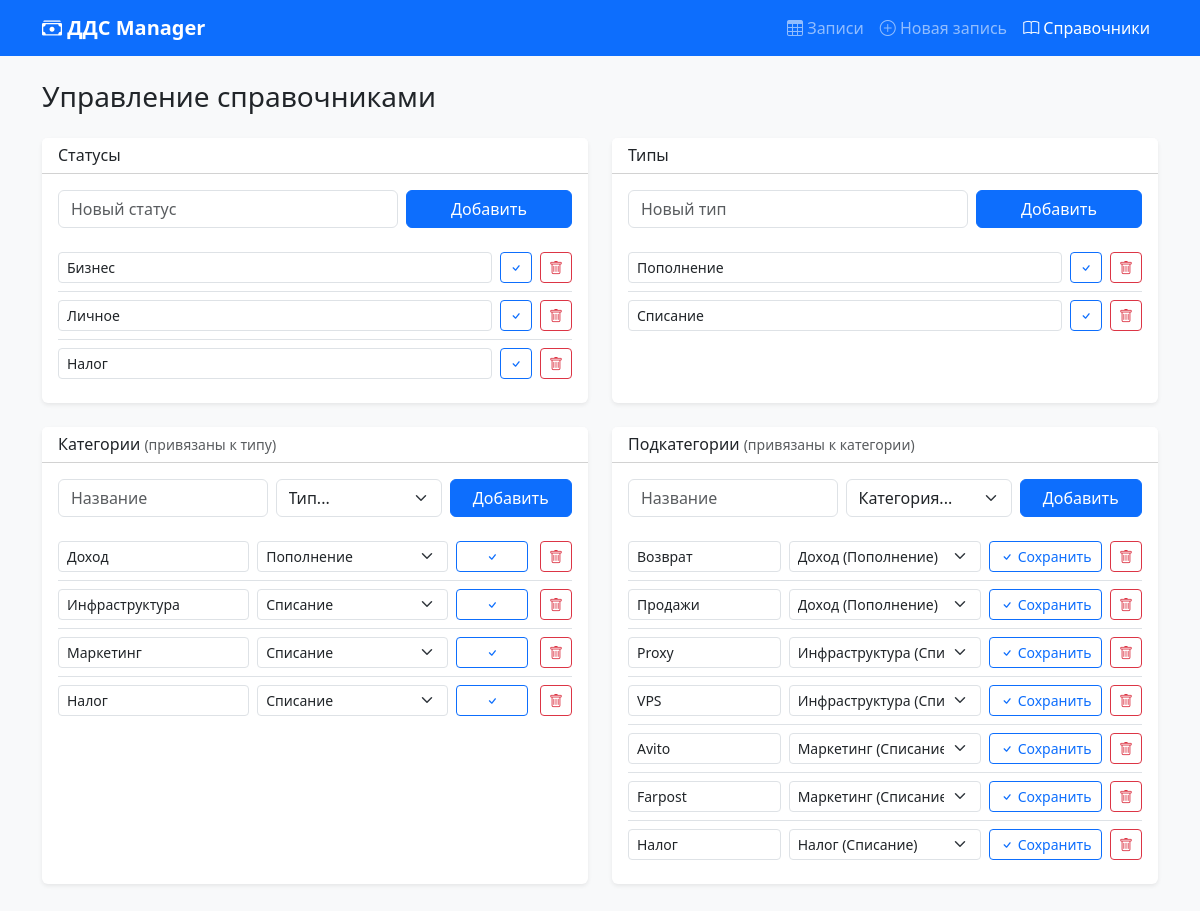
The page /dictionaries/ on the database its author committed.
### dds/models.py (models this page shows, shortened)
class Status(models.Model):
    name = models.CharField('Название', max_length=100, unique=True)
    class Meta:
        verbose_name = 'Статус'
        verbose_name_plural = 'Статусы'
        ordering = ['name']

class TransactionType(models.Model):
    name = models.CharField('Название', max_length=100, unique=True)
    class Meta:
        verbose_name = 'Тип'
        verbose_name_plural = 'Типы'
        ordering = ['name']
    def __str__(self):
        return self.name

class Category(models.Model):
    name = models.CharField('Название', max_length=100)
    transaction_type = models.ForeignKey(
        TransactionType,
        on_delete=models.PROTECT,
        related_name='categories',
        verbose_name='Тип',
    )
    class Meta:
        verbose_name = 'Категория'
        verbose_name_plural = 'Категории'
        ordering = ['transaction_type__name', 'name']
        constraints = [
            models.UniqueConstraint(
                fields=['name', 'transaction_type'],
                name='unique_category_per_type',
            ),
        ]

class Subcategory(models.Model):
    name = models.CharField('Название', max_length=100)
    category = models.ForeignKey(
        Category,
        on_delete=models.PROTECT,
        related_name='subcategories',
        verbose_name='Категория',
    )
    class Meta:
        verbose_name = 'Подкатегория'
        verbose_name_plural = 'Подкатегории'
        ordering = ['category__name', 'name']
        constraints = [
            models.UniqueConstraint(
                fields=['name', 'category'],
                name='unique_subcategory_per_category',
            ),
        ]

### dds/views.py (the view, shortened to what this page needs)
# urls.py: path('dictionaries/', DictionaryView.as_view(), name='dictionary'),
class DictionaryView(View):
    template_name = 'dds/dictionary.html'
    FORM_MAP = {
        'status': (StatusForm, Status),
        'transaction_type': (TransactionTypeForm, TransactionType),
        'category': (CategoryForm, Category),
        'subcategory': (SubcategoryForm, Subcategory),
    }
    def get(self, request):
        return render(request, self.template_name, self._context())
    def _context(self):
        return {
            'statuses': Status.objects.all(),
            'transaction_types': TransactionType.objects.prefetch_related('categories'),
            'categories': Category.objects.select_related('transaction_type'),
            'subcategories': Subcategory.objects.select_related('category'),
            'status_form': StatusForm(),
            'transaction_type_form': TransactionTypeForm(),
            'category_form': CategoryForm(),
            'subcategory_form': SubcategoryForm(),
        }

### dds/forms.py
class StatusForm(forms.ModelForm):
    class Meta:
        model = Status
        fields = ['name']
        widgets = {'name': forms.TextInput(attrs={'class': 'form-control', 'required': True})}

class TransactionTypeForm(forms.ModelForm):
    class Meta:
        model = TransactionType
        fields = ['name']
        widgets = {'name': forms.TextInput(attrs={'class': 'form-control', 'required': True})}

### dds/templates/dds/dictionary.html (shortened to what this page needs)
{% extends 'base.html' %}
{% block content %}
<h1 class="h3 mb-4">Управление справочниками</h1>
<div class="row g-4">
    <div class="col-lg-6">
        <div class="card h-100">
            <div class="card-header bg-white d-flex justify-content-between align-items-center">
                <h2 class="h6 mb-0">Статусы</h2>
            </div>
            <div class="card-body">
                <form method="post" class="row g-2 mb-3">
                    <div class="col-8">
                        <input type="text" name="name" class="form-control" placeholder="Новый статус" required>
                    </div>
                    <div class="col-4">
                        <button type="submit" class="btn btn-primary w-100">Добавить</button>
                    </div>
                </form>
                <ul class="list-group list-group-flush">
                    {% for item in statuses %}
                    <li class="list-group-item d-flex justify-content-between align-items-center px-0">
                        <form method="post" class="d-flex gap-2 flex-grow-1 me-2">
                            <input type="text" name="name" value="{{ item.name }}" class="form-control form-control-sm" required>
                            <button type="submit" class="btn btn-sm btn-outline-primary"><i class="bi bi-check"></i></button>
                        </form>
                        <form method="post" onsubmit="return confirm('Удалить «{{ item.name }}»?');">
                            <button type="submit" class="btn btn-sm btn-outline-danger"><i class="bi bi-trash"></i></button>
                        </form>
                    </li>
                    {% empty %}
                    <li class="list-group-item text-muted px-0">Статусы не добавлены</li>
                    {% endfor %}
                </ul>
            </div>
        </div>
    </div>
    <div class="col-lg-6">
        <div class="card h-100">
            <div class="card-header bg-white">
                <h2 class="h6 mb-0">Типы</h2>
            </div>
            <div class="card-body">
                <form method="post" class="row g-2 mb-3">
                    <div class="col-8">
                        <input type="text" name="name" class="form-control" placeholder="Новый тип" required>
                    </div>
                    <div class="col-4">
                        <button type="submit" class="btn btn-primary w-100">Добавить</button>
                    </div>
                </form>
                <ul class="list-group list-group-flush">
                    {% for item in transaction_types %}
                    <li class="list-group-item d-flex justify-content-between align-items-center px-0">
                        <form method="post" class="d-flex gap-2 flex-grow-1 me-2">
                            <input type="text" name="name" value="{{ item.name }}" class="form-control form-control-sm" required>
                            <button type="submit" class="btn btn-sm btn-outline-primary"><i class="bi bi-check"></i></button>
                        </form>
                        <form method="post" onsubmit="return confirm('Удалить «{{ item.name }}»?');">
                            <button type="submit" class="btn btn-sm btn-outline-danger"><i class="bi bi-trash"></i></button>
                        </form>
                    </li>
                    {% empty %}
                    <li class="list-group-item text-muted px-0">Типы не добавлены</li>
                    {% endfor %}
                </ul>
            </div>
        </div>
    </div>
    <div class="col-lg-6">
        <div class="card h-100">
            <div class="card-header bg-white">
                <h2 class="h6 mb-0">Категории <small class="text-muted">(привязаны к типу)</small></h2>
            </div>
            <div class="card-body">
                <form method="post" class="row g-2 mb-3">
                    <div class="col-5">
                        <input type="text" name="name" class="form-control" placeholder="Название" required>
                    </div>
                    <div class="col-4">
                        <select name="transaction_type" class="form-select" required>
                            <option value="">Тип...</option>
                        </select>
                    </div>
                    <div class="col-3">
                        <button type="submit" class="btn btn-primary w-100">Добавить</button>
                    </div>
                </form>
                <ul class="list-group list-group-flush">
                    {% for item in categories %}
                    <li class="list-group-item d-flex justify-content-between align-items-center px-0">
                        <form method="post" class="row g-2 flex-grow-1 me-2">
                            <div class="col-5">
                                <input type="text" name="name" value="{{ item.name }}" class="form-control form-control-sm" required>
                            </div>
                            <div class="col-5">
                                <select name="transaction_type" class="form-select form-select-sm" required>
                                    {% for t in transaction_types %}
                                    <option value="{{ t.pk }}" {% if t.pk == item.transaction_type_id %}selected{% endif %}>{{ t.name }}</option>
                                    {% endfor %}
                                </select>
                            </div>
                            <div class="col-2">
                                <button type="submit" class="btn btn-sm btn-outline-primary w-100"><i class="bi bi-check"></i></button>
                            </div>
                        </form>
                        <form method="post" onsubmit="return confirm('Удалить «{{ item.name }}»?');">
                            <button type="submit" class="btn btn-sm btn-outline-danger"><i class="bi bi-trash"></i></button>
                        </form>
                    </li>
                    {% empty %}
                    <li class="list-group-item text-muted px-0">Категории не добавлены</li>
                    {% endfor %}
                </ul>
            </div>
        </div>
    </div>
    <div class="col-lg-6">
        <div class="card h-100">
            <div class="card-header bg-white">
                <h2 class="h6 mb-0">Подкатегории <small class="text-muted">(привязаны к категории)</small></h2>
            </div>
            <div class="card-body">
                <form method="post" class="row g-2 mb-3">
                    <div class="col-5">
                        <input type="text" name="name" class="form-control" placeholder="Название" required>
                    </div>
                    <div class="col-4">
                        <select name="category" class="form-select" required>
                            <option value="">Категория...</option>
                        </select>
                    </div>
                    <div class="col-3">
                        <button type="submit" class="btn btn-primary w-100">Добавить</button>
                    </div>
                </form>
                <ul class="list-group list-group-flush">
                    {% for item in subcategories %}
                    <li class="list-group-item px-0">
                        <div class="d-flex gap-2 align-items-center">
                            <form method="post" class="row g-2 flex-grow-1">
                                <div class="col-4">
                                    <input type="text" name="name" value="{{ item.name }}" class="form-control form-control-sm" required>
                                </div>
                                <div class="col-5">
                                    <select name="category" class="form-select form-select-sm" required>
                                        {% for c in categories %}
                                        <option value="{{ c.pk }}" {% if c.pk == item.category_id %}selected{% endif %}>
                                            {{ c.name }} ({{ c.transaction_type }})
                                        </option>
                                        {% endfor %}
                                    </select>
                                </div>
                                <div class="col-3">
                                    <button type="submit" class="btn btn-sm btn-outline-primary w-100">
                                        <i class="bi bi-check"></i> Сохранить
                                    </button>
                                </div>
                            </form>
                            <form method="post" onsubmit="return confirm('Удалить «{{ item.name }}»?');">
                                <button type="submit" class="btn btn-sm btn-outline-danger"><i class="bi bi-trash"></i></button>
                            </form>
                        </div>
                    </li>
                    {% empty %}
                    <li class="list-group-item text-muted px-0">Подкатегории не добавлены</li>
                    {% endfor %}
                </ul>
            </div>
        </div>
    </div>
</div>
{% endblock %}

### dds/templates/base.html (shortened to what this page needs)
<!DOCTYPE html>
<html lang="ru">
<head>
    <link href="https://cdn.jsdelivr.net/npm/bootstrap@5.3.3/dist/css/bootstrap.min.css" rel="stylesheet">
    <link href="https://cdn.jsdelivr.net/npm/bootstrap-icons@1.11.3/font/bootstrap-icons.min.css" rel="stylesheet">
</head>
<body>
    <nav class="navbar navbar-expand-lg navbar-dark bg-primary mb-4">
        <div class="container">
            <a class="navbar-brand" href="{% url 'transaction_list' %}">
                <i class="bi bi-cash-stack"></i> ДДС Manager
            </a>
            <div class="collapse navbar-collapse" id="navbarNav">
                <ul class="navbar-nav ms-auto">
                    <li class="nav-item">
                        <a class="nav-link {% if request.resolver_match.url_name == 'transaction_list' %}active{% endif %}"
                           href="{% url 'transaction_list' %}">
                            <i class="bi bi-table"></i> Записи
                        </a>
                    </li>
                    <li class="nav-item">
                        <a class="nav-link {% if request.resolver_match.url_name == 'transaction_create' %}active{% endif %}"
                           href="{% url 'transaction_create' %}">
                            <i class="bi bi-plus-circle"></i> Новая запись
                        </a>
                    </li>
                    <li class="nav-item">
                        <a class="nav-link {% if request.resolver_match.url_name == 'dictionary' %}active{% endif %}"
                           href="{% url 'dictionary' %}">
                            <i class="bi bi-book"></i> Справочники
                        </a>
                    </li>
                </ul>
            </div>
        </div>
    </nav>
    <main class="container pb-5">
        {% block content %}{% endblock %}
    </main>
</body>
</html>

### dds/templates/base.html (style rules this page uses)
body { background-color: #f8f9fa; }
.navbar-brand { font-weight: 600; }
.card { border: none; box-shadow: 0 0.125rem 0.25rem rgba(0, 0, 0, 0.075); }

### rows shown on the page
Status: name "Бизнес"
Status: name "Личное"
Status: name "Налог"
TransactionType: name "Пополнение"
TransactionType: name "Списание"
Category: name "Доход", transaction_type "Пополнение"
Category: name "Инфраструктура", transaction_type "Списание"
Category: name "Маркетинг", transaction_type "Списание"
Category: name "Налог", transaction_type "Списание"
Subcategory: name "Возврат", category "Доход (Пополнение)"
Subcategory: name "Продажи", category "Доход (Пополнение)"
Subcategory: name "Proxy", category "Инфраструктура (Списание)"
Subcategory: name "VPS", category "Инфраструктура (Списание)"
Subcategory: name "Avito", category "Маркетинг (Списание)"
Subcategory: name "Farpost", category "Маркетинг (Списание)"
Subcategory: name "Налог", category "Налог (Списание)"
